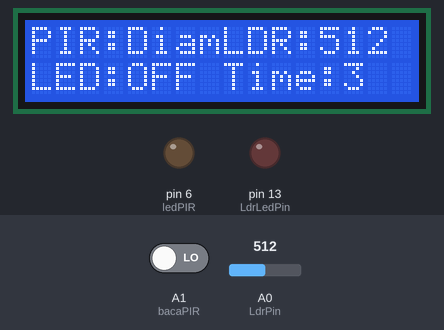
This sketch was run on a simulated Arduino Uno, built with avr-gcc and run on an emulated ATmega328P. Parts: 16×2 character LCD, output pins drawn as LEDs (lit = HIGH). The inputs (shaded band) are chosen by the test bench; at power-on: A1 (bacaPIR) LOW, A0 (LdrPin) = 512. What the sketch prints to the serial monitor is not drawn.

Above: at 3.2 s.
3.3 s: A1 (bacaPIR) driven HIGH
At 4.1 s:
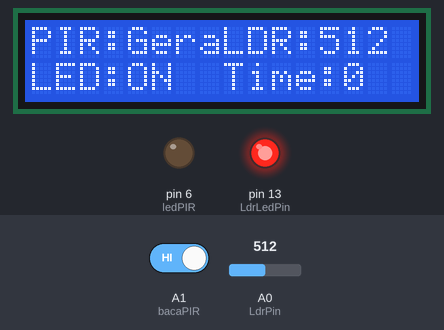
5.0 s: A1 (bacaPIR) driven LOW
At 6.3 s:
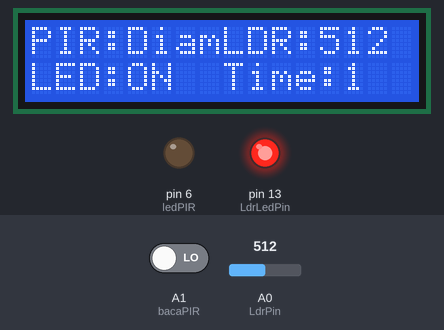
8.0 s: A0 (LdrPin) set to 490
At 9.4 s:
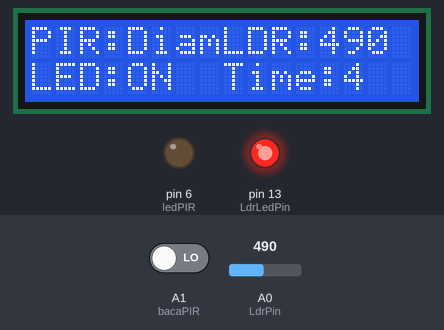
10.1 s: A0 (LdrPin) set to 105
At 11.4 s:
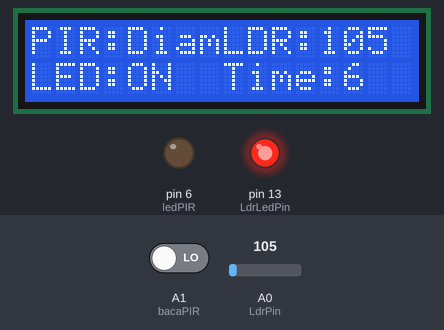
12.1 s: A0 (LdrPin) set to 95
At 13.0 s:
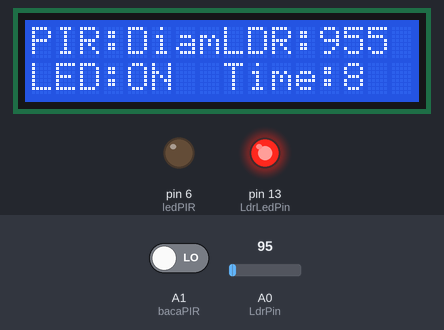
Timing chart, 0 to 15.1 s (numbered marks = the images above; inputs shaded):
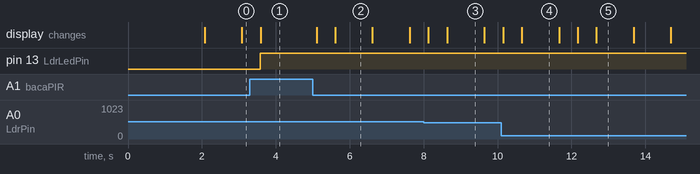

Measured:
- after the input at 3.3 s, pin 13 (LdrLedPin): LOW → HIGH after 0.28 s; the display: changes after 0.29 s (image 1)
- after the input at 5.0 s, the display: first changes after 0.10 s (image 2 shows a later state)
- what the display in image 2 shows lasts 1.0 s, from 5.6 s to 6.6 s

The sketch:

main-chatgpt.ino
```cpp
//PROMPT di bagian bawah
#include <LiquidCrystal.h>

// Pin untuk LCD
const int rs = 12, en = 11, d4 = 5, d5 = 4, d6 = 3, d7 = 2;
LiquidCrystal lcd(rs, en, d4, d5, d6, d7);

// Pin dan variabel untuk sensor LDR
int LdrPin = A0;          // Pin analog untuk sensor cahaya
int LdrLedPin = 13;       // Pin digital untuk LED indikator
int LdrSensorValue = 0;   // Variabel untuk menyimpan nilai sensor LDR

// Pin dan variabel untuk sensor PIR
int ledPIR = 6;           // Pin untuk LED output
int bacaPIR = A1;         // Pin untuk Sensor PIR
int dataPIR = 0;          // Variabel untuk menyimpan data dari PIR

// Variabel waktu
unsigned long ledOnTime = 0;  // Waktu LED mulai menyala
const unsigned long delayTime = 300000; // Durasi 5 menit (300.000 ms)

void setup() {
  // Inisialisasi pin
  pinMode(LdrLedPin, OUTPUT);
  pinMode(ledPIR, OUTPUT);
  pinMode(LdrPin, INPUT);
  pinMode(bacaPIR, INPUT);

  // Inisialisasi Serial Monitor
  Serial.begin(9600);

  // Inisialisasi LCD
  lcd.begin(16, 2);
  lcd.print("Starting...");
  delay(2000);
  lcd.clear();
}

void loop() {
  // Baca nilai dari sensor
  LdrSensorValue = analogRead(LdrPin);  // Baca nilai LDR
  dataPIR = digitalRead(bacaPIR);      // Baca nilai PIR

  // Tampilkan nilai sensor di Serial Monitor
  Serial.print("LDR: ");
  Serial.print(LdrSensorValue);
  Serial.print(" | PIR: ");
  Serial.println(dataPIR);

  // Logika nyala LED
  if (dataPIR == HIGH && LdrSensorValue > 500) {
    digitalWrite(LdrLedPin, HIGH);     // Nyalakan LED
    ledOnTime = millis();             // Catat waktu LED mulai menyala
  }

  // Matikan LED setelah 5 menit
  if (millis() - ledOnTime >= delayTime) {
    digitalWrite(LdrLedPin, LOW);
  }

  // Tampilkan data di LCD
  lcd.setCursor(0, 0);
  lcd.print("PIR:");
  lcd.print(dataPIR ? "Gerak" : "Diam");
  lcd.setCursor(8, 0);
  lcd.print("LDR:");
  lcd.print(LdrSensorValue);

  lcd.setCursor(0, 1);
  lcd.print("LED:");
  lcd.print(digitalRead(LdrLedPin) ? "ON " : "OFF");
  lcd.setCursor(8, 1);
  lcd.print("Time:");
  lcd.print((millis() - ledOnTime) / 1000);

  delay(500); // Delay untuk pembaruan tampilan
}

/*
PROMPT

coba gabungkan 3 kode arduino ini

#kode pertama

int sensorPin = A0; // Pin analog untuk sensor cahaya

int ledPin = 13;    // Pin digital untuk LED

int sensorValue = 0; // Variabel untuk menyimpan nilai sensor

void setup() {

  pinMode(ledPin, OUTPUT); // Atur pin LED sebagai output

  Serial.begin(9600);      // Memulai komunikasi serial

}

void loop() {

  sensorValue = analogRead(sensorPin); // Baca nilai dari sensor cahaya

  Serial.println(sensorValue); // Cetak nilai sensor ke Serial Monitor

  // Jika nilai sensor di bawah ambang batas, nyalakan LED

  if (sensorValue < 500) {

    digitalWrite(ledPin, HIGH);

  } else {

    digitalWrite(ledPin, LOW);

  }

  delay(100); // Tunggu 100 ms sebelum membaca nilai sensor lagi

}

ubah nama variabel menjadi

int LdrPin = A0; // Pin analog untuk sensor cahaya
int LdrLedPin = 13;    // Pin digital untuk LED
int LdrSensorValue = 0; // Variabel untuk menyimpan nilai sensor

#kode kedua

int led = A1; // Deklarasi LED pada pin A1
int PIR = A0; // Deklarasi Pin Sensor PIR pada A0
int data = 0;       // variabel untuk menampung data PIR
void setup() {
pinMode(led, OUTPUT); //set pin A1 sbg output
pinMode(PIR, INPUT); // set pin A0 sbg input
Serial.begin(9600); //serial monitor
}
void loop(){
  data = digitalRead(PIR);               // baca nilai digital sensor
  Serial.print("Logic PIR: ");           // menampilkan nilai digital sensor pada serial monitor
  Serial.print(data);
  Serial.print(".\n");
  delay(1000);

  if (data == HIGH){                     // Instrukasi untuk mengaktifkan LED jika gerakan terdeteksi
  digitalWrite(led, HIGH);               // Mengaktifkan indikator LED
  Serial.println("Gerakan Terdeteksi");
}
  else if (data == LOW){                 // Instruksi untuk mematikan LED jika tidak terdeteksi adanya gerakan
  digitalWrite(led, LOW);                // Mematikan LED jika gerakan tidak terdeteksi
  Serial.println("Tidak ada gerakan");
}
}

ubah nama variabel menjadi

int ledPIR = 6; // Deklarasi LED pada pin D6
int bacaPIR = A1; // Deklarasi Pin Sensor PIR pada A1
int dataPIR = 0;       // variabel untuk menampung data PIR

#kode ketiga

// include the library code:
#include <LiquidCrystal.h>

// initialize the library by associating any needed LCD interface pin
// with the arduino pin number it is connected to
const int rs = 12, en = 11, d4 = 5, d5 = 4, d6 = 3, d7 = 2;
LiquidCrystal lcd(rs, en, d4, d5, d6, d7);

void setup() {
  // set up the LCD's number of columns and rows:
  lcd.begin(16, 2);
  // Print a message to the LCD.
  lcd.print("hello, world!");
}

void loop() {
  // set the cursor to column 0, line 1
  // (note: line 1 is the second row, since counting begins with 0):
  lcd.setCursor(0, 1);
  // print the number of seconds since reset:
  lcd.print(millis() / 1000);
}

dengan logika gabungan:

bila sensor PIR mendeteksi gerakan dan nilai pembacaan sensor LDR > 500 maka lampu led akan menyala selama 5 menit.

tampilkan juga nilai pembacaan pir, ldr, dan kondisi led di LCD
*/
```
